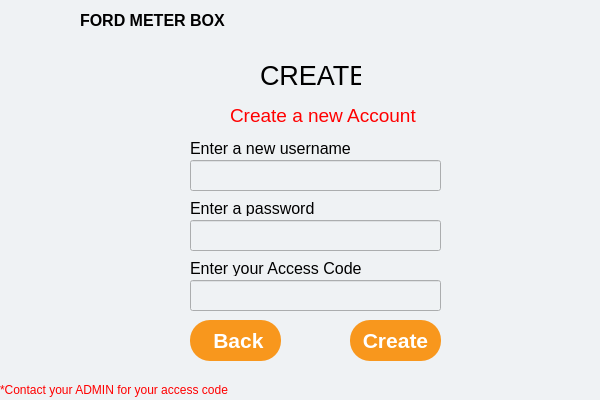
<?xml version="1.0" encoding="UTF-8"?>
<ui version="4.0">
 <class>Dialog</class>
 <widget class="QDialog" name="Dialog">
  <property name="geometry">
   <rect>
    <x>0</x>
    <y>0</y>
    <width>600</width>
    <height>400</height>
   </rect>
  </property>
  <property name="windowTitle">
   <string>Dialog</string>
  </property>
  <widget class="QWidget" name="widget" native="true">
   <property name="geometry">
    <rect>
     <x>0</x>
     <y>0</y>
     <width>611</width>
     <height>400</height>
    </rect>
   </property>
   <property name="font">
    <font>
     <pointsize>8</pointsize>
    </font>
   </property>
   <property name="styleSheet">
    <string notr="true">background-color:rgb(239, 242, 244)</string>
   </property>
   <widget class="QLabel" name="label">
    <property name="geometry">
     <rect>
      <x>0</x>
      <y>0</y>
      <width>71</width>
      <height>41</height>
     </rect>
    </property>
    <property name="text">
     <string/>
    </property>
    <property name="pixmap">
     <pixmap>ford_logo.png</pixmap>
    </property>
    <property name="scaledContents">
     <bool>true</bool>
    </property>
   </widget>
   <widget class="QLabel" name="label_2">
    <property name="geometry">
     <rect>
      <x>80</x>
      <y>10</y>
      <width>151</width>
      <height>21</height>
     </rect>
    </property>
    <property name="font">
     <font>
      <pointsize>12</pointsize>
      <weight>75</weight>
      <italic>false</italic>
      <bold>true</bold>
     </font>
    </property>
    <property name="text">
     <string>FORD METER BOX</string>
    </property>
    <property name="scaledContents">
     <bool>true</bool>
    </property>
   </widget>
   <widget class="QLabel" name="label_3">
    <property name="geometry">
     <rect>
      <x>260</x>
      <y>60</y>
      <width>101</width>
      <height>31</height>
     </rect>
    </property>
    <property name="font">
     <font>
      <pointsize>20</pointsize>
      <weight>50</weight>
      <bold>false</bold>
     </font>
    </property>
    <property name="text">
     <string>CREATE</string>
    </property>
   </widget>
   <widget class="QLabel" name="label_4">
    <property name="geometry">
     <rect>
      <x>190</x>
      <y>140</y>
      <width>161</width>
      <height>16</height>
     </rect>
    </property>
    <property name="font">
     <font>
      <pointsize>12</pointsize>
     </font>
    </property>
    <property name="text">
     <string>Enter a new username</string>
    </property>
   </widget>
   <widget class="QPushButton" name="login2">
    <property name="geometry">
     <rect>
      <x>350</x>
      <y>320</y>
      <width>91</width>
      <height>41</height>
     </rect>
    </property>
    <property name="font">
     <font>
      <pointsize>16</pointsize>
      <weight>75</weight>
      <bold>true</bold>
     </font>
    </property>
    <property name="styleSheet">
     <string notr="true">border-radius:20px;
background-color: rgb(248, 151, 29);
color: rgb(255,255,255)</string>
    </property>
    <property name="text">
     <string>Create</string>
    </property>
   </widget>
   <widget class="QLabel" name="label_5">
    <property name="geometry">
     <rect>
      <x>230</x>
      <y>100</y>
      <width>191</width>
      <height>31</height>
     </rect>
    </property>
    <property name="font">
     <font>
      <pointsize>14</pointsize>
     </font>
    </property>
    <property name="styleSheet">
     <string notr="true">color:rgb(255, 0, 0)</string>
    </property>
    <property name="text">
     <string>Create a new Account</string>
    </property>
   </widget>
   <widget class="QLineEdit" name="lineEdit">
    <property name="geometry">
     <rect>
      <x>190</x>
      <y>160</y>
      <width>251</width>
      <height>31</height>
     </rect>
    </property>
   </widget>
   <widget class="QLineEdit" name="lineEdit_2">
    <property name="geometry">
     <rect>
      <x>190</x>
      <y>280</y>
      <width>251</width>
      <height>31</height>
     </rect>
    </property>
   </widget>
   <widget class="QLabel" name="label_6">
    <property name="geometry">
     <rect>
      <x>190</x>
      <y>260</y>
      <width>171</width>
      <height>16</height>
     </rect>
    </property>
    <property name="font">
     <font>
      <pointsize>12</pointsize>
     </font>
    </property>
    <property name="text">
     <string>Enter your Access Code</string>
    </property>
   </widget>
   <widget class="QLineEdit" name="lineEdit_3">
    <property name="geometry">
     <rect>
      <x>190</x>
      <y>220</y>
      <width>251</width>
      <height>31</height>
     </rect>
    </property>
   </widget>
   <widget class="QLabel" name="label_7">
    <property name="geometry">
     <rect>
      <x>190</x>
      <y>200</y>
      <width>131</width>
      <height>16</height>
     </rect>
    </property>
    <property name="font">
     <font>
      <pointsize>12</pointsize>
     </font>
    </property>
    <property name="text">
     <string>Enter a password</string>
    </property>
   </widget>
   <widget class="QLabel" name="label_8">
    <property name="geometry">
     <rect>
      <x>0</x>
      <y>380</y>
      <width>241</width>
      <height>20</height>
     </rect>
    </property>
    <property name="font">
     <font>
      <pointsize>9</pointsize>
     </font>
    </property>
    <property name="styleSheet">
     <string notr="true">color:rgb(255, 0, 0)</string>
    </property>
    <property name="text">
     <string>*Contact your ADMIN for your access code</string>
    </property>
   </widget>
   <widget class="QPushButton" name="back">
    <property name="geometry">
     <rect>
      <x>190</x>
      <y>320</y>
      <width>91</width>
      <height>41</height>
     </rect>
    </property>
    <property name="font">
     <font>
      <pointsize>16</pointsize>
      <weight>75</weight>
      <bold>true</bold>
     </font>
    </property>
    <property name="styleSheet">
     <string notr="true">border-radius:20px;
background-color: rgb(248, 151, 29);
color: rgb(255,255,255)</string>
    </property>
    <property name="text">
     <string> Back</string>
    </property>
   </widget>
  </widget>
 </widget>
 <resources/>
 <connections/>
</ui>
